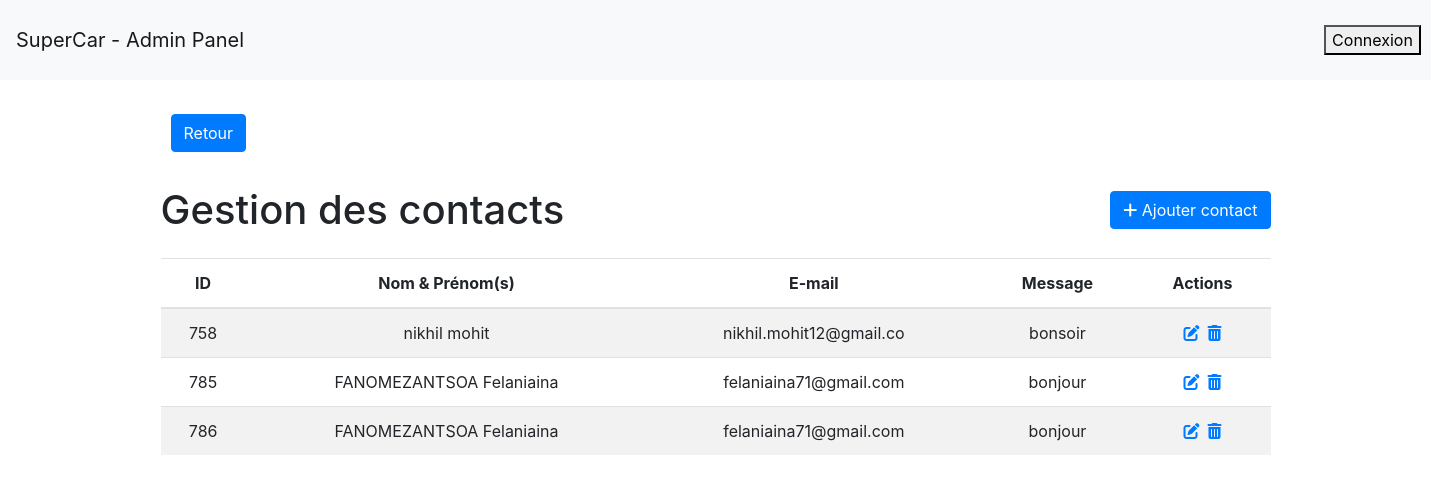
The page /admin/contact.php on the database as committed earlier.
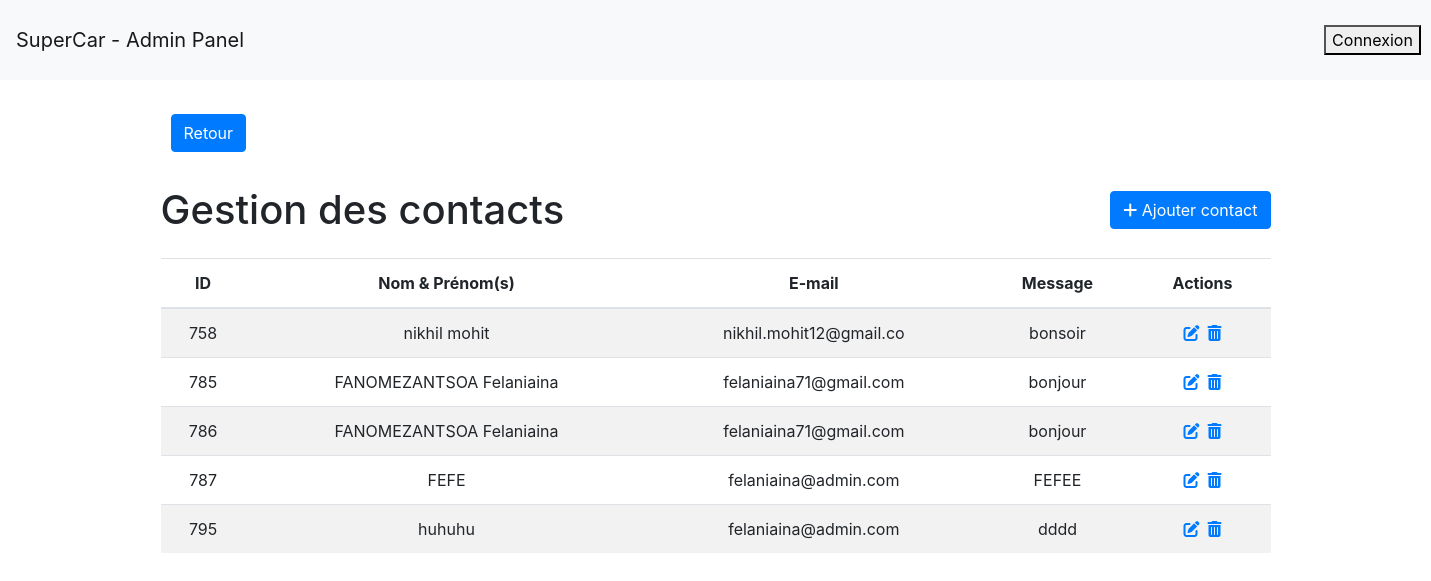
The same page on the database as committed later.
### tables this page shows
CREATE TABLE `contact` (
  `idcontact` int(11) NOT NULL,
  `nom_complet` varchar(78) NOT NULL,
  `email` varchar(50) NOT NULL,
  `message` varchar(10) NOT NULL
);

### admin/contact.php (the view, shortened to what this page needs)
<!DOCTYPE html>
<html>
<head>
    <link rel="stylesheet" href="https://maxcdn.bootstrapcdn.com/bootstrap/4.5.2/css/bootstrap.min.css">
    <link rel="stylesheet" href="https://cdnjs.cloudflare.com/ajax/libs/font-awesome/6.0.0-beta3/css/all.min.css">
    <link rel="stylesheet" href="https://cdnjs.cloudflare.com/ajax/libs/font-awesome/6.4.0/css/all.min.css">
</head>
<body>
<?php include('navbar.php'); ?>
    <div class="container mt-4">
        <a class="btn btn-primary back-button" href="dash.php">Retour</a>
        <div class="d-flex justify-content-between align-items-center">
            <h1 class="my-4">Gestion des contacts</h1>
            <a class="btn btn-primary" href="add_contact.php">
                <i class="fas fa-plus"></i> Ajouter contact
            </a>
        </div>
        <table class="table table-striped" style="text-align: center;">
            <thead>
                <tr>
                    <th class="id_contact">ID</th>
                    <th class="Nom_Prenom">Nom & Prénom(s)</th>
                    <th class="email_contact">E-mail</th>
                    <th class="message">Message</th>
                    <th class="actions">Actions</th>
                </tr>
            </thead>
            <tbody>
                <?php
                include 'database_connection.php';
                $sql = "SELECT * FROM contact";
                $result = mysqli_query($conn, $sql);
                while ($row = mysqli_fetch_assoc($result)) {
                    echo "<tr>";
                    echo "<td class='id_contact'>" . $row["idcontact"] . "</td>";
                    echo "<td class='Nom_Prenom'>" . $row["nom_complet"] . "</td>";
                    echo "<td class='email_contact'>" . $row["email"] . "</td>";
                    echo "<td>" . substr($row["message"], 0, 30);
                    echo "</td>";
                    echo "<td><a href='edit_contact.php?idcontact=" . $row["idcontact"] . "'><i class='fas fa-edit'></i></a>&ensp;<a href='delete_contact.php?idcontact=" . $row["idcontact"] . "'><i class='fas fa-trash-alt' onclick='return confirm(\"Etes vous sûre de vouloir supprimer la demande?\");'></i></a></td></tr>";
                }
                ?>
            </tbody>
        </table>
    </div>
</body>
</html>

Rows that differ between the two databases and show on the page:
added contact: idcontact "787", nom_complet "FEFE", email "felaniaina@admin.com", message "FEFEE"
added contact: idcontact "795", nom_complet "huhuhu", email "felaniaina@admin.com", message "dddd"
